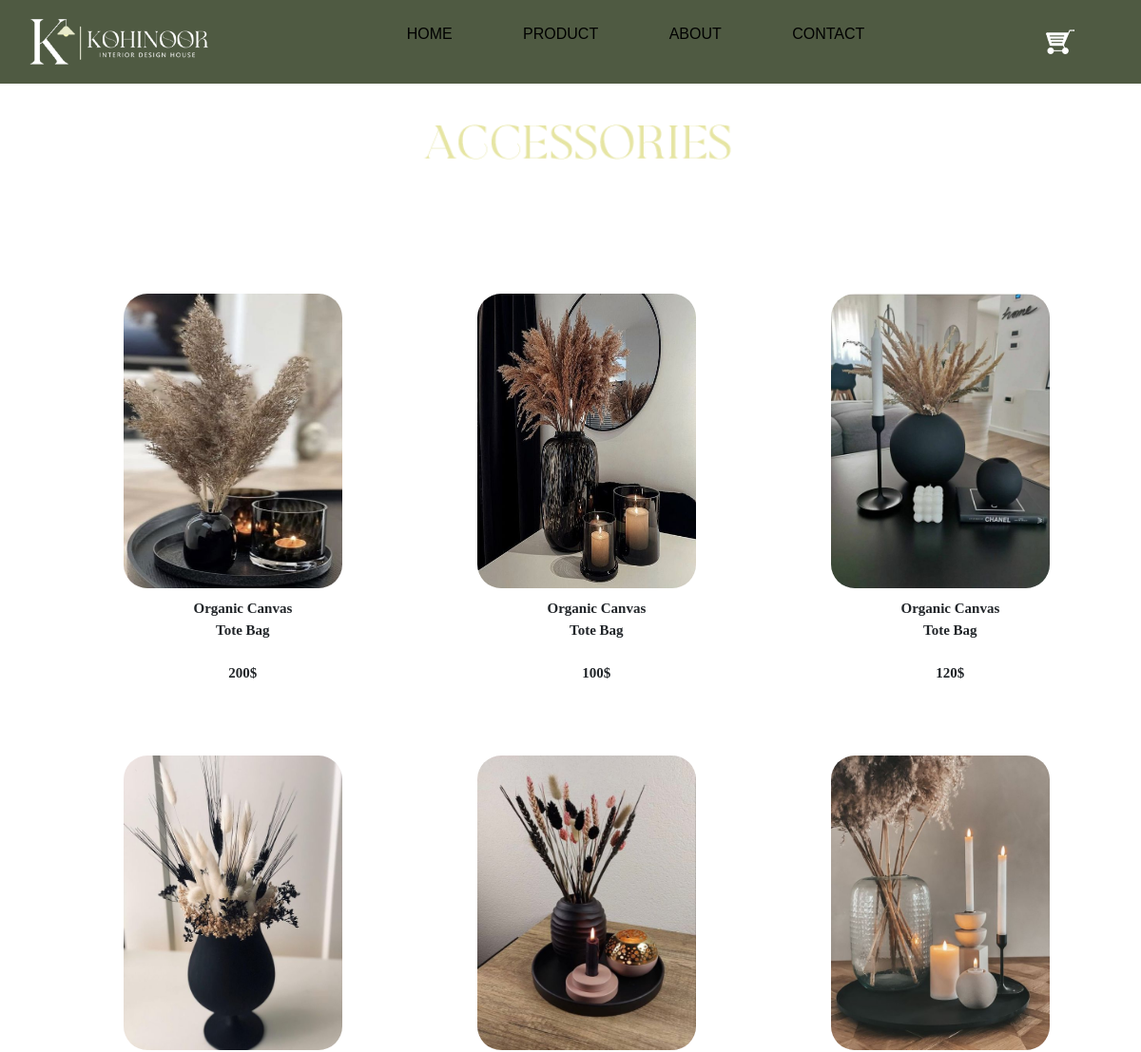
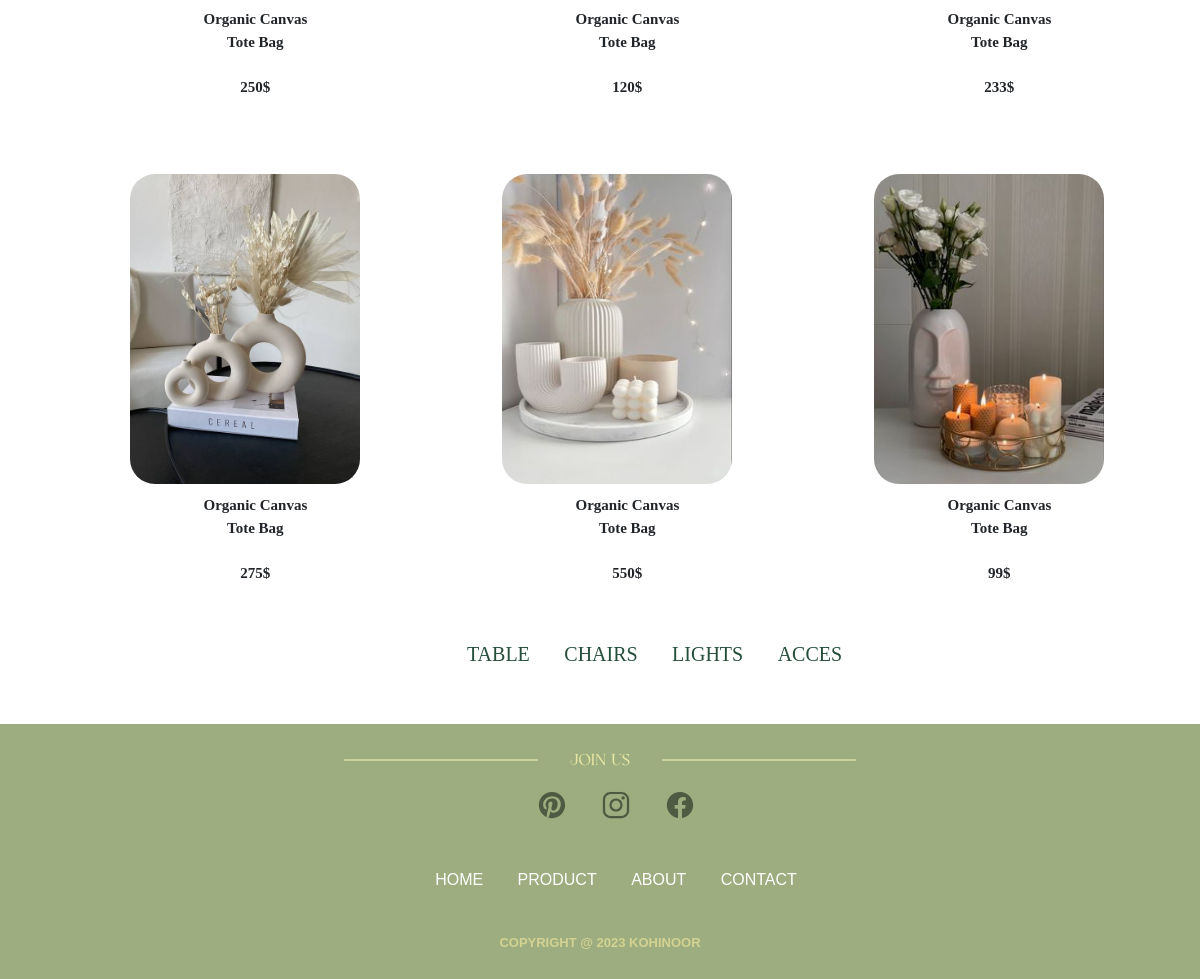
Page /acces.php on the committed database (2 pictures, top to bottom).
### tables this page shows
CREATE TABLE `products` (
  `id` int(255) NOT NULL,
  `img` varchar(255) NOT NULL,
  `name` varchar(255) NOT NULL,
  `title` varchar(255) NOT NULL,
  `description` varchar(255) NOT NULL,
  `prix` varchar(255) NOT NULL,
  `categorie` varchar(255) NOT NULL
);

### acces.php (the view, shortened to what this page needs)
<?php
@include('connexion.php');
$query = "SELECT * FROM products WHERE categorie = 'acces'";
$result = mysqli_query($conn, $query);
?>
<!DOCTYPE html>
<html lang="en">
<head>
    <?php @include_once('header.php'); ?>
</head>
<body>
    <div>
        <?php @include_once('navbar.php'); ?>
    </div>
    <div>
        <img src="images/accces.png" class="product">
    </div>
    <div class="product-img">
        <div class="container">
            <div class="row">
                <?php
                if ($result) {
                    $count = 0;
                    while ($row = mysqli_fetch_assoc($result)) {
                        if ($count % 3 == 0) {
                            echo '<div class="row">';
                        }
                        echo '<div class="col-sm-4">';
                        echo '<a href="product-description.php?id=' . $row['id'] . '"><img src="images/' . $row['img'] . '" alt=""></a>';
                        echo '<p class="par">' . $row['title'] . '<br><br>' . $row['prix'] . '</p>';
                        echo '</div>';
                        $count++;
                        if ($count % 3 == 0) {
                            echo '</div>';
                        }
                    }
                }
                ?>
            </div>
        </div>
    </div>
    <br>
    <div class="menu-product">
        <ul class="menu">
            <li><a href="tables.php">TABLE</a></li>
            <li><a href="chairs.php">CHAIRS</a></li>
            <li><a href="lights.php">LIGHTS</a></li>
            <li><a href="acces.php">ACCES</a></li>
            <br>
            <br>
        </ul>
    </div>
</body>
<?php @include_once('footer.php'); ?>
</html>

### header.php (shortened to what this page needs)
<link href="https://cdn.jsdelivr.net/npm/bootstrap@5.0.2/dist/css/bootstrap.min.css" rel="stylesheet">
<link rel="stylesheet" href="style.css">

### navbar.php
<div>
        <div class="navbar">
            <a href="Home.php"><img src="images/logo site1.png" class="logo"></a>
            <ul class="list">
                <li><a href="Home.php">HOME</a></li>
                <li><a href="product.php">PRODUCT</a></li>
                <li><a href="about.php">ABOUT</a></li>
                <li><a href="contact.php">CONTACT</a></li>
            </ul>
            <div class="sticker">
                <a href="cart.php"><img src="images/charyo.png" class="stick"></a>
            </div>
        </div>

### footer.php
<footer>
            <img src="images/join.png" class="footer-img">
            <ul class="footer-icons">
                <li><a href="https://www.pinterest.fr/"><ion-icon name="logo-pinterest"></ion-icon></a></li>
                <li><a href="https://www.instagram.com/"><ion-icon name="logo-instagram"></ion-icon></a></li>
                <li><a href="https://www.facebook.com/"><ion-icon name="logo-facebook"></ion-icon></a></li>
            </ul>
            <ul class="footer-menu">
                <li><a href="Home.php">HOME</a></li>
                <li><a href="product.php">PRODUCT</a></li>
                <li><a href="about.php">ABOUT</a></li>
                <li><a href="contact.php">CONTACT</a></li><br>
            </ul>
            <div class="footer-copyright">
                <p>Copyright @ 2023 KOHINOOR</p>
            </div>
        </footer>

### style.css (style rules this page uses)
* { margin: 0; padding: 0; box-sizing: border-box; font-family: sans-serif ; }
.navbar { background-color: #4f5a42; width: 100%; margin:auto; padding: 10px 0; display: flex; align-items: center; justify-content: space-between; }
.logo { margin-left: 25px; width: 200px; cursor: pointer; }
.navbar ul li { list-style: none; display: inline-block; margin: 0 35px; position: relative; }
.sticker { display: inline-block; margin-right: 70px ; position: relative; }
.stick { margin-left: 20px ; }
.navbar ul li a { text-decoration: none; color: #000; text-transform: uppercase; }
.navbar ul li::after { content:''; height: 3px; width: 0; background: #d3d292; position: absolute; left: 0; bottom: -10px; transition: 0.5s; }
a { color: #4f5a42; text-decoration: none; }
.product { width: 350px; margin-left: 36%; margin-top: 25px; }
p { margin-top: 10px; font-size: 11px; font-weight: bold; display: inline-block; }
footer { background:#9DAD7F; text-align: center; text-transform: uppercase; margin-top: 10px; }
.footer-img { padding-top: 20px; }
.footer-icons li { list-style: none; display: inline-block; margin: 5px; color: #40492e; }
.footer-icons a { padding: 10px; font-size: 30px; }
.footer-menu li { display: inline-block; margin: 15px; }
.footer-menu a { color:#ffffff; }
.footer-copyright { padding-bottom: 10px; }
.footer-copyright p { font-size: 13px; color: #d3d292; }
.container { margin-top: 60px; display: flex; justify-content: center; align-content: center; }
.product-img { display: flex; }
.product-img img { width: 230px; height: 310px; border-radius:25px; margin-left: 160px; margin-top: 60px; }
.menu li { display: inline-block; margin: 15px; }
.menu a { color:#254e3b; font-family: Georgia, 'Times New Roman', Times, serif; font-size: 20px; }
.menu-product { margin-left: 35%; }

### acces.php (style rules this page uses)
.par { margin-inline-start: 64%; text-align: center; font-size: 15px; font-family: cursive; }
.product-img { margin-left: -12%; }

### rows in the picture
products: img (picture), title "Organic Canvas Tote Bag", prix "200$"
products: img (picture), title "Organic Canvas Tote Bag", prix "100$"
products: img (picture), title "Organic Canvas Tote Bag", prix "120$"
products: img (picture), title "Organic Canvas Tote Bag", prix "250$"
products: img (picture), title "Organic Canvas Tote Bag", prix "120$"
products: img (picture), title "Organic Canvas Tote Bag", prix "233$"
products: img (picture), title "Organic Canvas Tote Bag", prix "275$"
products: img (picture), title "Organic Canvas Tote Bag", prix "550$"
products: img (picture), title "Organic Canvas Tote Bag", prix "99$"
